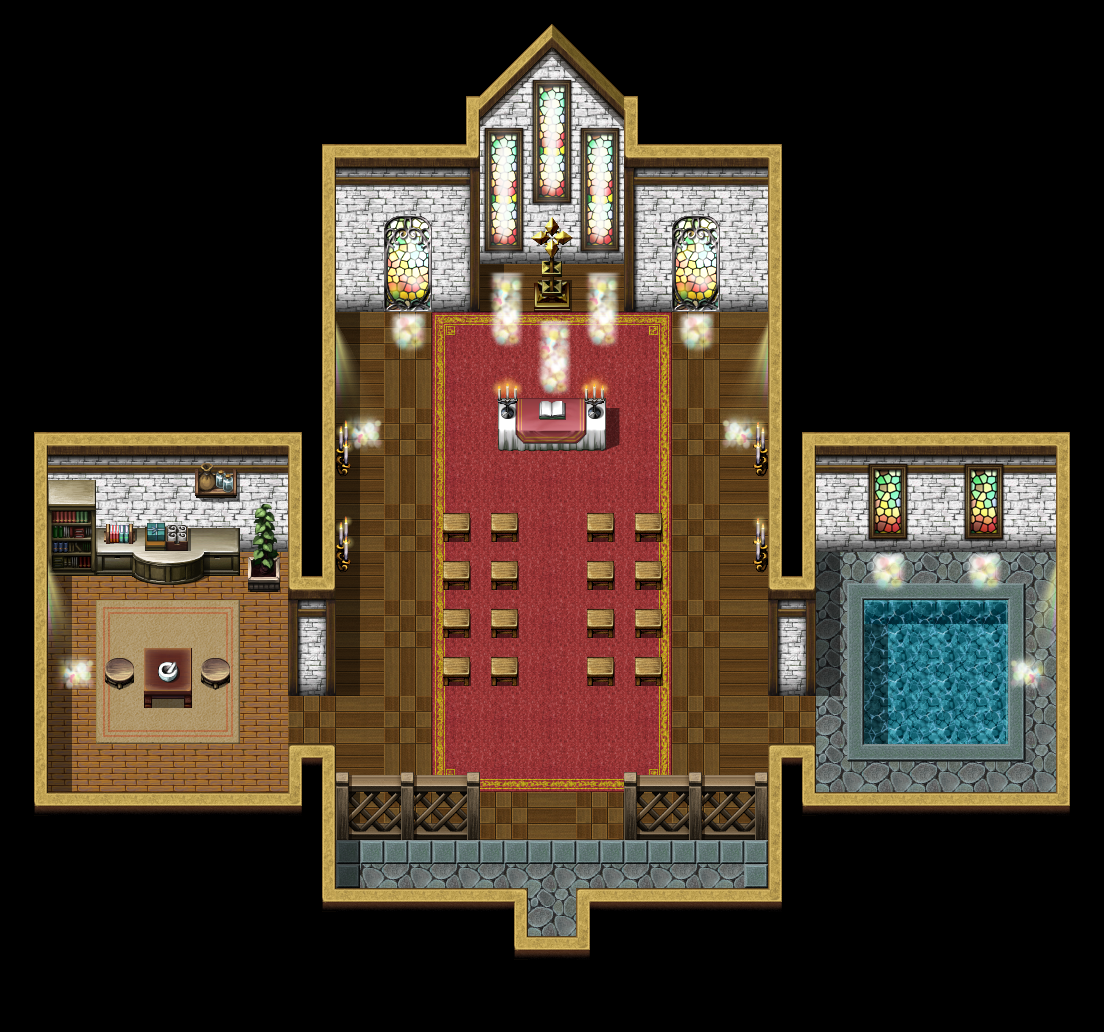

Rendered tile map (Tiled .tmx) drawn with the repository's tilesets; below, a short description and the map source with its tile grids summarised:
An orthogonal 46x43 tile map with 24x24 px tiles, 9 tile layers (under0_none, under1_ground, under2_objects, under3_lights, ...), 7 tilesets and 81 objects (15x nb, 6x note_stained_glass, 2x carpet, 2x stone, 2x lastdenn, ...).

<map version="1.11" tiledversion="1.12.2" orientation="orthogonal" renderorder="right-down" width="46" height="43" tilewidth="24" tileheight="24" infinite="0" nextlayerid="21" nextobjectid="112">
 <properties>
  <property name="bgm" value="bgm_temple" />
  <property name="step_sound" value="wood" />
 </properties>
 <tileset firstgid="1" name="lastdenn_church" tilewidth="24" tileheight="24" tilecount="1316" columns="47">
  <image source="tilesets/lastdenn_church.png" width="1128" height="672" />
 </tileset>
 <tileset firstgid="1317" source="tilesets/fsm_inside01_a2.tsx" />
 <tileset firstgid="2085" source="tilesets/fsm_inside01_c.tsx" />
 <tileset firstgid="3109" source="tilesets/fsm_inside01_e.tsx" />
 <tileset firstgid="4133" source="tilesets/fsm_inside01_b.tsx" />
 <tileset firstgid="5157" source="tilesets/fsm_inside01_a1.tsx" />
 <tileset firstgid="5925" source="tilesets/fsm_flame02.tsx" />
 <layer id="2" name="under0_none" width="46" height="43">
  <data>[1978 cells, 0 non-empty, 0 distinct tile ids]</data>
 </layer>
 <layer id="1" name="under1_ground" width="46" height="43">
  <data>[1978 cells, 1850 non-empty, 308 distinct tile ids]</data>
 </layer>
 <layer id="3" name="under2_objects" width="46" height="43">
  <data>[1978 cells, 56 non-empty, 28 distinct tile ids]</data>
 </layer>
 <layer id="4" name="under3_lights" width="46" height="43">
  <data>[1978 cells, 13 non-empty, 12 distinct tile ids]</data>
 </layer>
 <layer id="5" name="under4_water" width="46" height="43">
  <data>[1978 cells, 36 non-empty, 16 distinct tile ids]</data>
 </layer>
 <layer id="6" name="under5_none" width="46" height="43">
  <data>[1978 cells, 0 non-empty, 0 distinct tile ids]</data>
 </layer>
 <layer id="7" name="over6_objects" width="46" height="43">
  <data>[1978 cells, 194 non-empty, 47 distinct tile ids]</data>
 </layer>
 <layer id="8" name="over7_none" width="46" height="43">
  <data>[1978 cells, 0 non-empty, 0 distinct tile ids]</data>
 </layer>
 <layer id="9" name="over8_none" width="46" height="43">
  <data>[1978 cells, 0 non-empty, 0 distinct tile ids]</data>
 </layer>
 <objectgroup color="#0055ff" id="11" name="sound" visible="0">
  <object id="17" name="carpet" x="432" y="312" width="240" height="480" />
  <object id="18" name="carpet" x="96" y="600" width="144" height="144" />
  <object id="19" name="stone" x="336" y="840" width="432" height="144" />
  <object id="20" name="stone" x="816" y="528" width="288" height="312" />
 </objectgroup>
 <objectgroup color="#aa0000" id="12" name="collision">
  <object id="21" x="864" y="600" width="144" height="144" />
  <object id="22" x="768" y="0" width="336" height="552" />
  <object id="23" x="1056" y="552" width="48" height="264" />
  <object id="24" x="768" y="816" width="336" height="216" />
  <object id="25" x="768" y="768" width="48" height="48" />
  <object id="26" x="768" y="552" width="48" height="144" />
  <object id="27" x="0" y="0" width="336" height="576" />
  <object id="29" x="288" y="576" width="48" height="120" />
  <object id="30" x="240" y="576" width="48" height="24" />
  <object id="32" x="0" y="576" width="48" height="240" />
  <object id="33" x="0" y="816" width="336" height="216" />
  <object id="34" x="288" y="768" width="48" height="48" />
  <object id="36" x="336" y="912" width="192" height="120" />
  <object id="37" x="576" y="912" width="192" height="120" />
  <object id="38" x="528" y="984" width="48" height="48" />
  <object id="39" x="336" y="792" width="144" height="48" />
  <object id="40" x="624" y="792" width="144" height="48" />
  <object id="41" x="336" y="0" width="432" height="264" />
  <object id="42" x="336" y="264" width="144" height="48" />
  <object id="44" x="528" y="264" width="48" height="48" />
  <object id="45" x="624" y="264" width="144" height="48" />
  <object id="56" x="102" y="654" width="36" height="36" />
  <object id="58" x="498" y="408" width="108" height="42" />
  <object id="59" x="444" y="510" width="72" height="18" />
  <object id="62" x="444" y="558" width="72" height="18" />
  <object id="64" x="444" y="606" width="72" height="18" />
  <object id="66" x="444" y="654" width="72" height="18" />
  <object id="68" x="588" y="510" width="72" height="18" />
  <object id="70" x="588" y="558" width="72" height="18" />
  <object id="72" x="588" y="606" width="72" height="18" />
  <object id="74" x="588" y="654" width="72" height="18" />
  <object id="76" x="198" y="654" width="36" height="36" />
  <object id="77" x="144" y="648" width="48" height="60" />
 </objectgroup>
 <objectgroup color="#5500ff" id="13" name="rest">
  <object id="78" name="note_bookcase" x="48" y="528" width="42" height="36" />
  <object id="79" name="note_holy_symbol" x="528" y="270" width="48" height="42" />
  <object id="80" name="note_holy_bible" x="540" y="414" width="24" height="6" />
  <object id="81" name="note_holy_water" x="864" y="600" width="144" height="144" />
  <object id="82" name="note_closet" x="102" y="528" width="138" height="36" />
  <object id="84" name="note_plant" x="240" y="576" width="48" height="24" />
  <object id="105" name="note_stained_glass" x="384" y="276" width="48" height="24" />
  <object id="106" name="note_stained_glass" x="672" y="276" width="48" height="24" />
  <object id="107" name="note_stained_glass" x="864" y="516" width="48" height="24" />
  <object id="108" name="note_stained_glass" x="960" y="516" width="48" height="24" />
  <object id="109" name="note_stained_glass" x="480" y="228" width="48" height="24" />
  <object id="110" name="note_stained_glass" x="576" y="228" width="48" height="24" />
  <object id="111" name="note_tea" x="156" y="660" width="24" height="24" />
 </objectgroup>
 <objectgroup color="#55ff7f" id="14" name="npc">
  <object id="15" name="sister01" x="480" y="816" width="48" height="24">
   <properties>
    <property name="conversation" value="save_lastdenn" />
    <property name="direction" value="south" />
   </properties>
  </object>
  <object id="90" name="man01" type="nb" x="432" y="516" width="48" height="24">
   <properties>
    <property name="condition" value="_time_between_10:00_and_11:00" />
    <property name="conversation" value="lastdenn_temple01" />
    <property name="direction" value="north" />
   </properties>
  </object>
  <object id="89" name="woman01" type="nb" x="480" y="516" width="48" height="24">
   <properties>
    <property name="condition" value="_time_between_10:00_and_11:00" />
    <property name="conversation" value="lastdenn_temple02" />
    <property name="direction" value="north" />
   </properties>
  </object>
  <object id="91" name="oldman01" type="nb" x="432" y="564" width="48" height="24">
   <properties>
    <property name="condition" value="_time_between_10:00_and_11:00" />
    <property name="conversation" value="lastdenn_temple03" />
    <property name="direction" value="north" />
   </properties>
  </object>
  <object id="92" name="oldwoman02" type="nb" x="480" y="564" width="48" height="24">
   <properties>
    <property name="condition" value="_time_between_10:00_and_11:00" />
    <property name="conversation" value="lastdenn_temple04" />
    <property name="direction" value="north" />
   </properties>
  </object>
  </objectgroup>
 <objectgroup color="#55aaff" id="15" name="spawn">
  <!-- 2 objects omitted --></objectgroup>
 <objectgroup color="#ffff7f" id="16" name="portal">
  <!-- 1 objects omitted --></objectgroup>
 <objectgroup color="#ff00ff" id="18" name="quest" />
 <objectgroup color="#ff55ff" id="19" name="event" />
 <objectgroup color="#aaff00" id="20" name="scheduled">
  <!-- 12 objects omitted --></objectgroup>
</map>
<!-- 26 of 81 objects omitted -->
